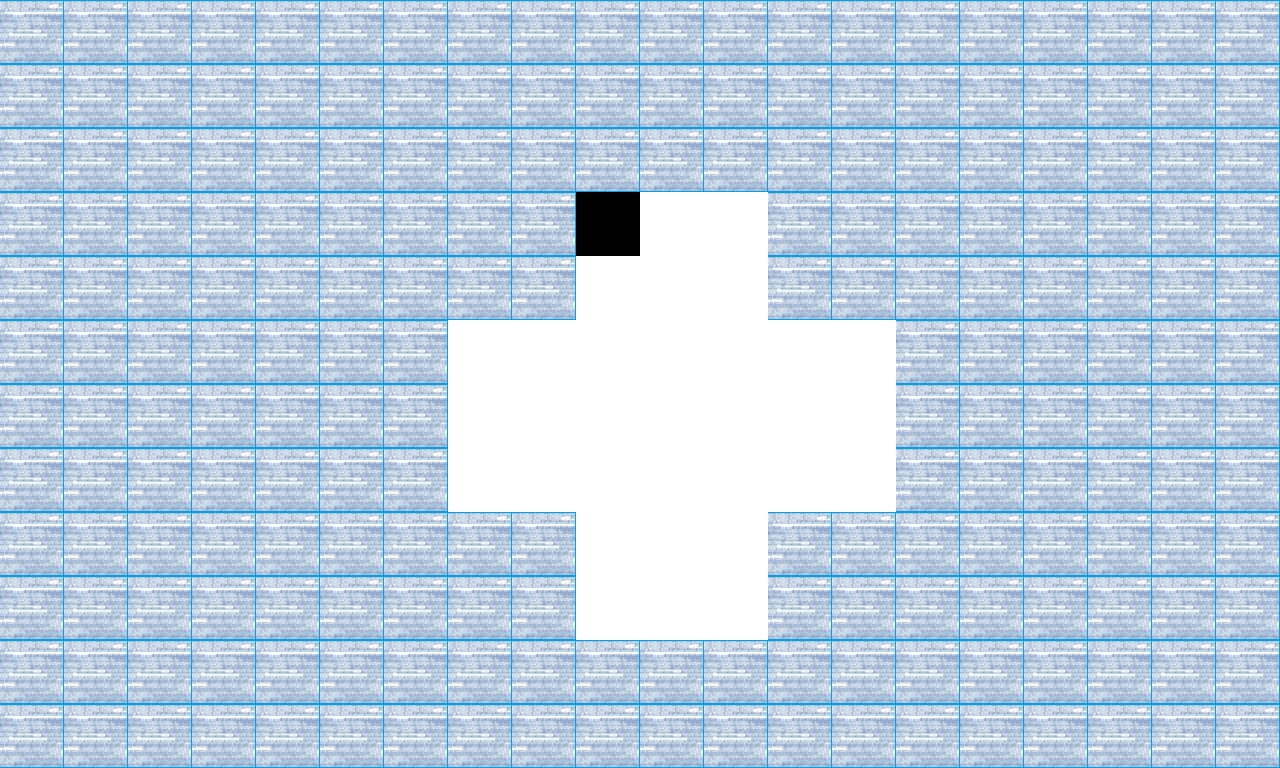

A 2D game scene composited from a Tiled map and its tileset images. What follows is a short description and the map's XML, with each tile layer's data collapsed to a summary:
An orthogonal 20x12 tile map with 64x64 px tiles, 1 tile layer (BackGround) and 64 objects (32x studd, 32x Wall).

<map version="1.0" orientation="orthogonal" renderorder="right-down" width="20" height="12" tilewidth="64" tileheight="64" nextobjectid="297">
 <tileset firstgid="1" name="Objects" tilewidth="64" tileheight="64" tilecount="16" columns="4">
  <image source="objects.png" trans="ffffff" width="256" height="256" />
 </tileset>
 <layer name="BackGround" width="20" height="12">
  <data>[240 cells, 239 non-empty, 2 distinct tile ids]</data>
 </layer>
 <objectgroup name="Objects">
  <object id="265" name="studd" type="studd" gid="1" x="576" y="256" width="64" height="64" />
  <object id="266" name="studd" type="studd" gid="1" x="576" y="320" width="64" height="64" />
  <object id="267" name="studd" type="studd" gid="1" x="640" y="256" width="64" height="64" />
  <object id="268" name="studd" type="studd" gid="1" x="640" y="320" width="64" height="64" />
  <object id="269" name="studd" type="studd" gid="1" x="704" y="256" width="64" height="64" />
  <object id="270" name="studd" type="studd" gid="1" x="704" y="320" width="64" height="64" />
  <object id="271" name="studd" type="studd" gid="1" x="448" y="384" width="64" height="64" />
  <object id="272" name="studd" type="studd" gid="1" x="512" y="384" width="64" height="64" />
  <object id="273" name="studd" type="studd" gid="1" x="576" y="384" width="64" height="64" />
  <object id="274" name="studd" type="studd" gid="1" x="704" y="384" width="64" height="64" />
  <object id="275" name="studd" type="studd" gid="1" x="768" y="384" width="64" height="64" />
  <object id="276" name="studd" type="studd" gid="1" x="832" y="384" width="64" height="64" />
  <object id="277" name="studd" type="studd" gid="1" x="448" y="448" width="64" height="64" />
  <object id="278" name="studd" type="studd" gid="1" x="512" y="448" width="64" height="64" />
  <object id="279" name="studd" type="studd" gid="1" x="576" y="448" width="64" height="64" />
  <object id="280" name="studd" type="studd" gid="1" x="704" y="448" width="64" height="64" />
  <object id="281" name="studd" type="studd" gid="1" x="768" y="448" width="64" height="64" />
  <object id="282" name="studd" type="studd" gid="1" x="832" y="448" width="64" height="64" />
  <object id="283" name="studd" type="studd" gid="1" x="448" y="512" width="64" height="64" />
  <object id="284" name="studd" type="studd" gid="1" x="512" y="512" width="64" height="64" />
  <object id="285" name="studd" type="studd" gid="1" x="576" y="512" width="64" height="64" />
  <object id="286" name="studd" type="studd" gid="1" x="640" y="512" width="64" height="64" />
  <object id="287" name="studd" type="studd" gid="1" x="640" y="384" width="64" height="64" />
  <object id="288" name="studd" type="studd" gid="1" x="704" y="512" width="64" height="64" />
  <object id="289" name="studd" type="studd" gid="1" x="768" y="512" width="64" height="64" />
  <object id="290" name="studd" type="studd" gid="1" x="832" y="512" width="64" height="64" />
  <object id="291" name="studd" type="studd" gid="1" x="576" y="576" width="64" height="64" />
  <object id="292" name="studd" type="studd" gid="1" x="640" y="576" width="64" height="64" />
  <object id="293" name="studd" type="studd" gid="1" x="704" y="576" width="64" height="64" />
  <object id="294" name="studd" type="studd" gid="1" x="576" y="640" width="64" height="64" />
  <object id="295" name="studd" type="studd" gid="1" x="640" y="640" width="64" height="64" />
  <object id="296" name="studd" type="studd" gid="1" x="704" y="640" width="64" height="64" />
 </objectgroup>
 <objectgroup name="Walls">
  <object id="232" name="Wall" type="Wall" gid="2" x="512" y="192" width="64" height="64" />
  <object id="233" name="Wall" type="Wall" gid="2" x="512" y="256" width="64" height="64" />
  <object id="234" name="Wall" type="Wall" gid="2" x="512" y="320" width="64" height="64" />
  <object id="235" name="Wall" type="Wall" gid="2" x="448" y="320" width="64" height="64" />
  <object id="236" name="Wall" type="Wall" gid="2" x="384" y="320" width="64" height="64" />
  <object id="237" name="Wall" type="Wall" gid="2" x="384" y="384" width="64" height="64" />
  <object id="238" name="Wall" type="Wall" gid="2" x="384" y="448" width="64" height="64" />
  <object id="239" name="Wall" type="Wall" gid="2" x="384" y="512" width="64" height="64" />
  <object id="240" name="Wall" type="Wall" gid="2" x="384" y="576" width="64" height="64" />
  <object id="241" name="Wall" type="Wall" gid="2" x="448" y="576" width="64" height="64" />
  <object id="242" name="Wall" type="Wall" gid="2" x="512" y="576" width="64" height="64" />
  <object id="243" name="Wall" type="Wall" gid="2" x="512" y="640" width="64" height="64" />
  <object id="244" name="Wall" type="Wall" gid="2" x="512" y="704" width="64" height="64" />
  <object id="245" name="Wall" type="Wall" gid="2" x="576" y="704" width="64" height="64" />
  <object id="246" name="Wall" type="Wall" gid="2" x="640" y="704" width="64" height="64" />
  <object id="247" name="Wall" type="Wall" gid="2" x="704" y="704" width="64" height="64" />
  <object id="248" name="Wall" type="Wall" gid="2" x="768" y="704" width="64" height="64" />
  <object id="249" name="Wall" type="Wall" gid="2" x="768" y="640" width="64" height="64" />
  <object id="250" name="Wall" type="Wall" gid="2" x="768" y="576" width="64" height="64" />
  <object id="251" name="Wall" type="Wall" gid="2" x="832" y="576" width="64" height="64" />
  <object id="252" name="Wall" type="Wall" gid="2" x="896" y="576" width="64" height="64" />
  <object id="253" name="Wall" type="Wall" gid="2" x="896" y="512" width="64" height="64" />
  <object id="254" name="Wall" type="Wall" gid="2" x="896" y="448" width="64" height="64" />
  <object id="255" name="Wall" type="Wall" gid="2" x="896" y="384" width="64" height="64" />
  <object id="256" name="Wall" type="Wall" gid="2" x="896" y="320" width="64" height="64" />
  <object id="257" name="Wall" type="Wall" gid="2" x="832" y="320" width="64" height="64" />
  <object id="258" name="Wall" type="Wall" gid="2" x="768" y="320" width="64" height="64" />
  <object id="259" name="Wall" type="Wall" gid="2" x="768" y="192" width="64" height="64" />
  <object id="260" name="Wall" type="Wall" gid="2" x="768" y="256" width="64" height="64" />
  <object id="261" name="Wall" type="Wall" gid="2" x="704" y="192" width="64" height="64" />
  <object id="262" name="Wall" type="Wall" gid="2" x="640" y="192" width="64" height="64" />
  <object id="263" name="Wall" type="Wall" gid="2" x="576" y="192" width="64" height="64" />
 </objectgroup>
</map>